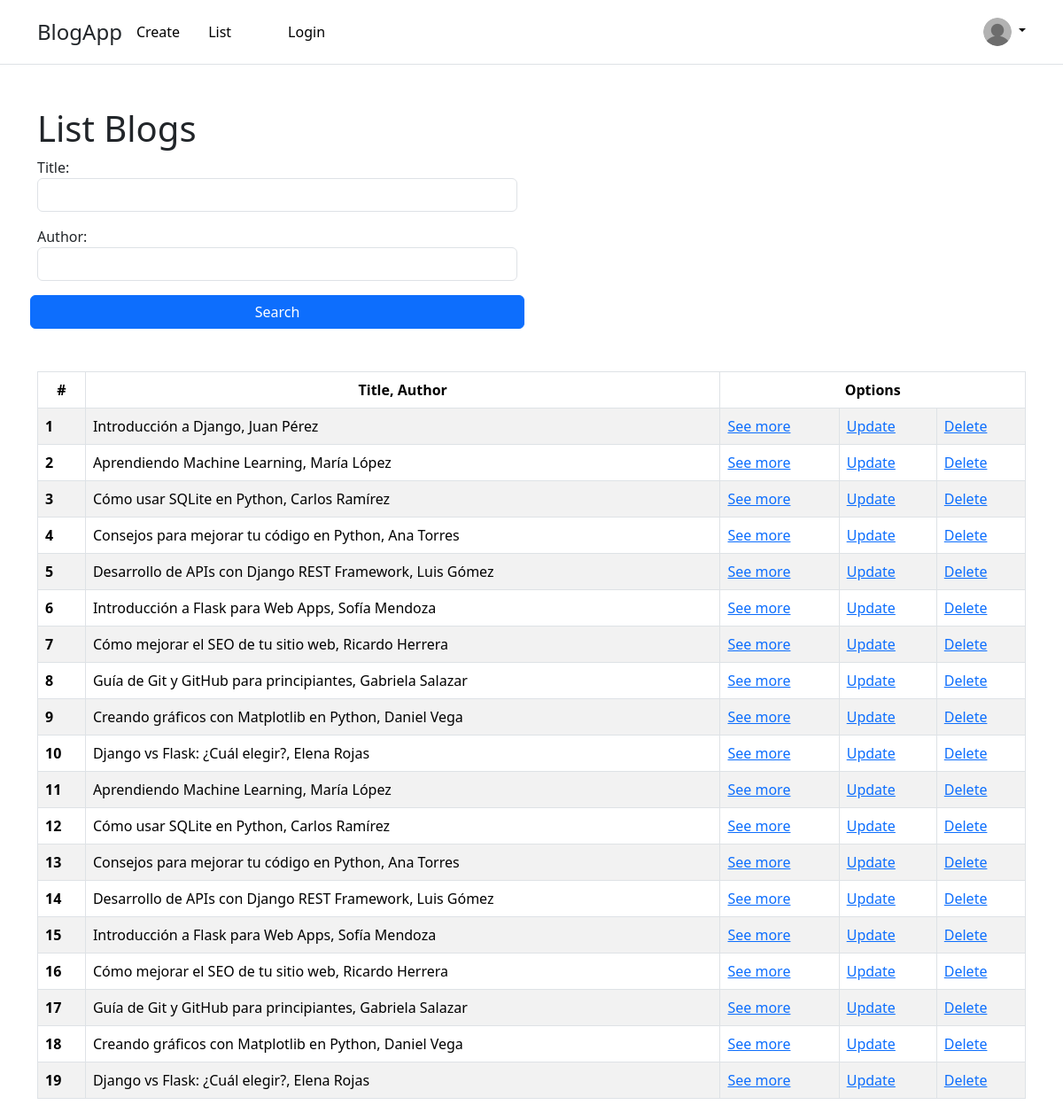
Before: /list-blog with the older database file.
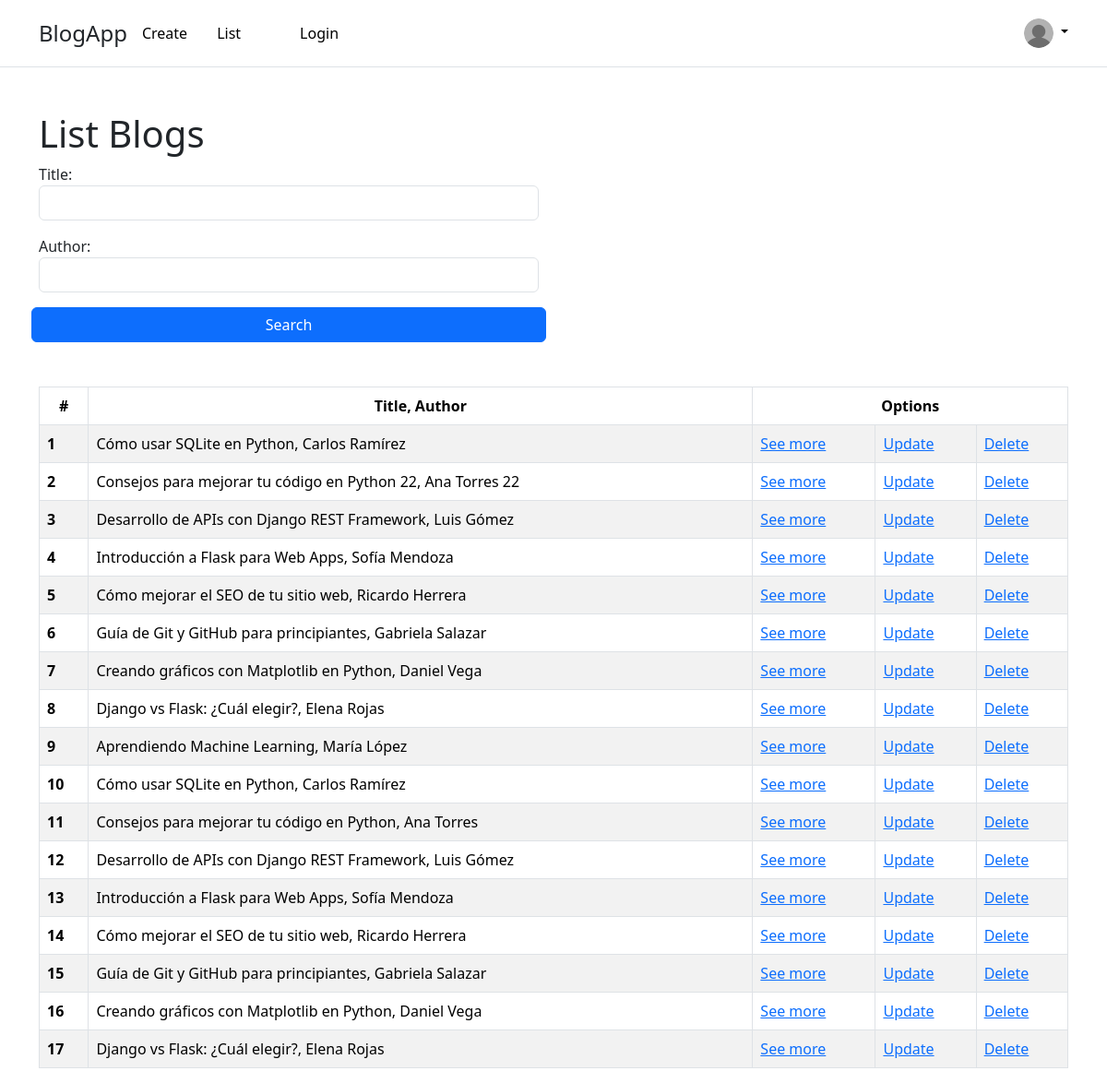
After: the same page with the newer database file.
### home/models.py (models this page shows)
class Blog(models.Model):
    id = models.UUIDField(primary_key=True, default=uuid.uuid4, editable=False)
    title = models.CharField(max_length=100)
    content = models.TextField()
    author = models.CharField(max_length=100)
    description = models.TextField(null=True, blank=True)
    publication_date = models.DateTimeField(null=True,blank=True)
    is_published = models.BooleanField(default=True)
    tags = models.CharField(max_length=200, null=True, blank=True)
    img_cover = models.ImageField(upload_to="blogs", null=True, blank=True)
    def __str__(self):
        return f"{self.title}, {self.author}"

### home/views.py (the view)
# urls.py: path('list-blog', list_blog, name="list_blog"),
def list_blog(request):
    blogs = Blog.objects.all()
    formContent = SearchBlog(request.GET)
    if formContent.is_valid():
        title_to_search = formContent.cleaned_data.get('title')
        author_to_search = formContent.cleaned_data.get('author')
        blogs = Blog.objects.filter( title__icontains = title_to_search , author__icontains= author_to_search)
    return render(request, 'home/list_blog.html', {'blogs' : blogs, 'formContent' : formContent})

### home/forms.py
class SearchBlog(forms.Form):
    title = forms.CharField(max_length=100, required=False,widget=forms.TextInput(attrs={'class': 'form-control'}))
    author = forms.CharField(max_length=100, required=False,widget=forms.TextInput(attrs={'class': 'form-control'}))

### home/templates/home/list_blog.html
{% extends "template_base.html" %}
{% block content %}
        {% block title_head %} <h1> List Blogs </h1> {% endblock title_head %}
        <form action="" class="row g-3" style="max-width: 50%">
            {{formContent}}
            <button class="btn btn-primary" type="submit">Search</button>
        </form>
        {% if blogs %}
            <table class="table table-striped table-bordered mt-5">
                <thead class="text-center">
                  <tr>
                    <th scope="col">#</th>
                    <th scope="col">Title, Author</th>
                    <th colspan="4">Options</th>
                  </tr>
                </thead>
                <tbody>
                {% for blog  in  blogs%}
                <tr>
                    <th scope="row">{{forloop.counter}}</th>
                    <td colspan="2">{{blog}}</td>
                    <td><a href={% url "details_blog" blog.id %}>See more</a></td>
                    <td><a href={% url "update_blog" blog.id %}>Update</a></td>
                    <td><a href={% url "delete_blog" blog.id %}>Delete</a></td>
                  </tr>
                {% endfor %}
            </tbody>
        </table>
        {% else %}
            <div class="mt-5 alert alert-warning" role="alert">No found Blog</div>
        {% endif %}
{% endblock content %}

Changed rows visible on the page:
removed Blog: title+author "Introducción a Django, Juan Pérez"
removed Blog: title+author "Aprendiendo Machine Learning, María López"
changed Blog: title+author "Consejos para mejorar tu código en Python, Ana Torres" → "Consejos para mejorar tu código en Python 22, Ana Torres 22"
